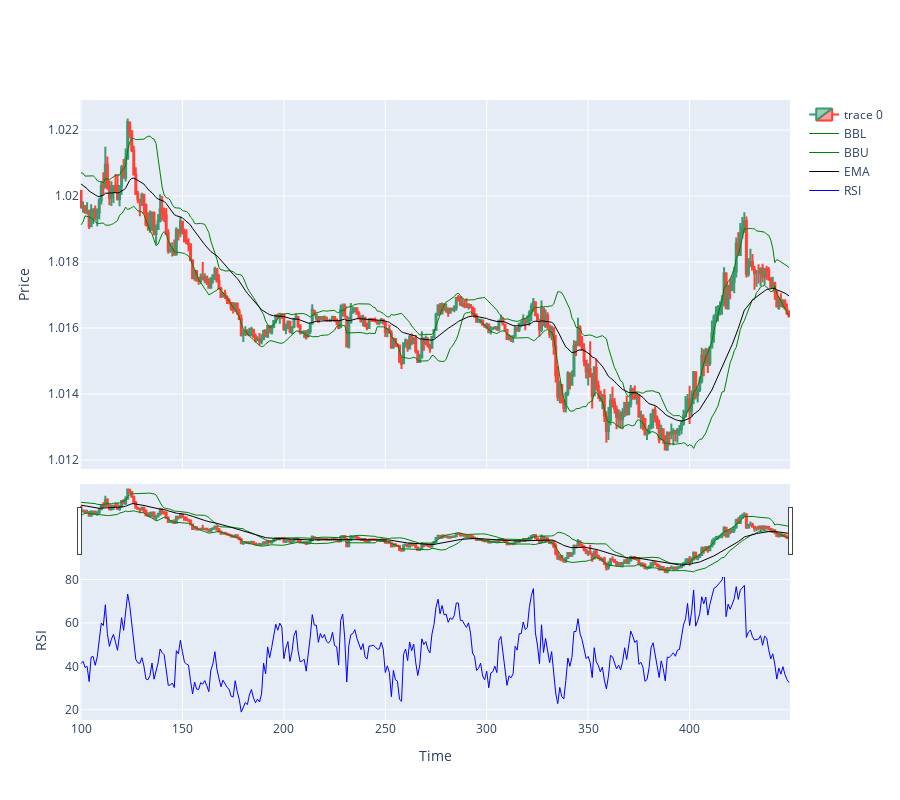

The notebook cell saved with this chart:
### Code cell
import plotly.graph_objects as go
from plotly.subplots import make_subplots
from datetime import datetime

st = 100
dfpl = df[st:st+350]

fig = make_subplots(rows=2, cols=1, row_heights=[0.7, 0.3], shared_xaxes=True)

fig.add_trace(go.Candlestick(x=dfpl.index,
                open=dfpl['Open'],
                high=dfpl['High'],
                low=dfpl['Low'],
                close=dfpl['Close']), row=1, col=1)

fig.add_trace(go.Scatter(x=dfpl.index, y=dfpl['BBL_15_1.5'], 
                           line=dict(color='green', width=1), 
                           name="BBL"), row=1, col=1)

fig.add_trace(go.Scatter(x=dfpl.index, y=dfpl['BBU_15_1.5'], 
                           line=dict(color='green', width=1), 
                           name="BBU"), row=1, col=1)

fig.add_trace(go.Scatter(x=dfpl.index, y=dfpl['EMA'], 
                           line=dict(color='black', width=1), 
                           name="EMA"), row=1, col=1)

fig.add_trace(go.Scatter(x=dfpl.index, y=dfpl['RSI'], 
                           line=dict(color='blue', width=1), 
                           name="RSI"), row=2, col=1)

fig.update_layout(height=800)

fig.update_yaxes(title_text="Price", row=1, col=1)
fig.update_yaxes(title_text="RSI", row=2, col=1)
fig.update_xaxes(title_text="Time", row=2, col=1)

fig.show()

### Figure 1 — Plotly figure (JSON) as saved in the notebook; plotly's stock layout.template omitted (floating-point values rounded to 4 significant figures; data arrays with more than 128 entries replaced by an {"elided": "..."} marker saying what was removed)
{"data": [{"close": {"elided": "350 float values"}, "high": {"elided": "350 float values"}, "low": {"elided": "350 float values"}, "open": {"elided": "350 float values"}, "type": "candlestick", "x": {"elided": "350 int values"}, "xaxis": "x", "yaxis": "y"}, {"line": {"color": "green", "width": 1}, "name": "BBL", "type": "scatter", "x": {"elided": "350 int values"}, "xaxis": "x", "y": {"elided": "350 float values"}, "yaxis": "y"}, {"line": {"color": "green", "width": 1}, "name": "BBU", "type": "scatter", "x": {"elided": "350 int values"}, "xaxis": "x", "y": {"elided": "350 float values"}, "yaxis": "y"}, {"line": {"color": "black", "width": 1}, "name": "EMA", "type": "scatter", "x": {"elided": "350 int values"}, "xaxis": "x", "y": {"elided": "350 float values"}, "yaxis": "y"}, {"line": {"color": "blue", "width": 1}, "name": "RSI", "type": "scatter", "x": {"elided": "350 int values"}, "xaxis": "x2", "y": {"elided": "350 float values"}, "yaxis": "y2"}], "layout": {"height": 800, "xaxis": {"anchor": "y", "domain": [0, 1], "matches": "x2", "showticklabels": false}, "xaxis2": {"anchor": "y2", "domain": [0, 1], "title": {"text": "Time"}}, "yaxis": {"anchor": "x", "domain": [0.405, 1], "title": {"text": "Price"}}, "yaxis2": {"anchor": "x2", "domain": [0, 0.255], "title": {"text": "RSI"}}}}
